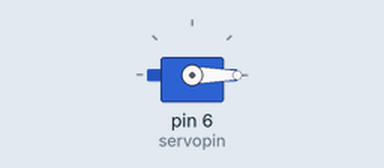
Simulated run of this sketch. Board: Arduino Uno, built with avr-gcc and run on an emulated ATmega328P. On the bench: servo.

Above: at 0.1 s.
At 0.5 s:
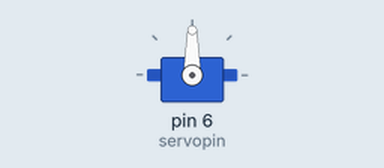
Timing chart, 0 to 2.0 s (numbered marks = the images above):
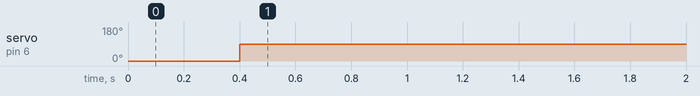

The sketch:

center_servo.ino
```cpp
// Script to center a servo.
// Written by Benjamin A. aka scitronboy.

#include <Servo.h>
#define servopin 6
Servo servo;
void setup() {
  servo.attach(servopin);
  servo.write(0);
  delay(400);
  servo.write(90);
}
void loop() {delay(500);}
```

Measured:
- by itself, servo on pin 6 (servopin): 0° → 90° at 0.40 s
